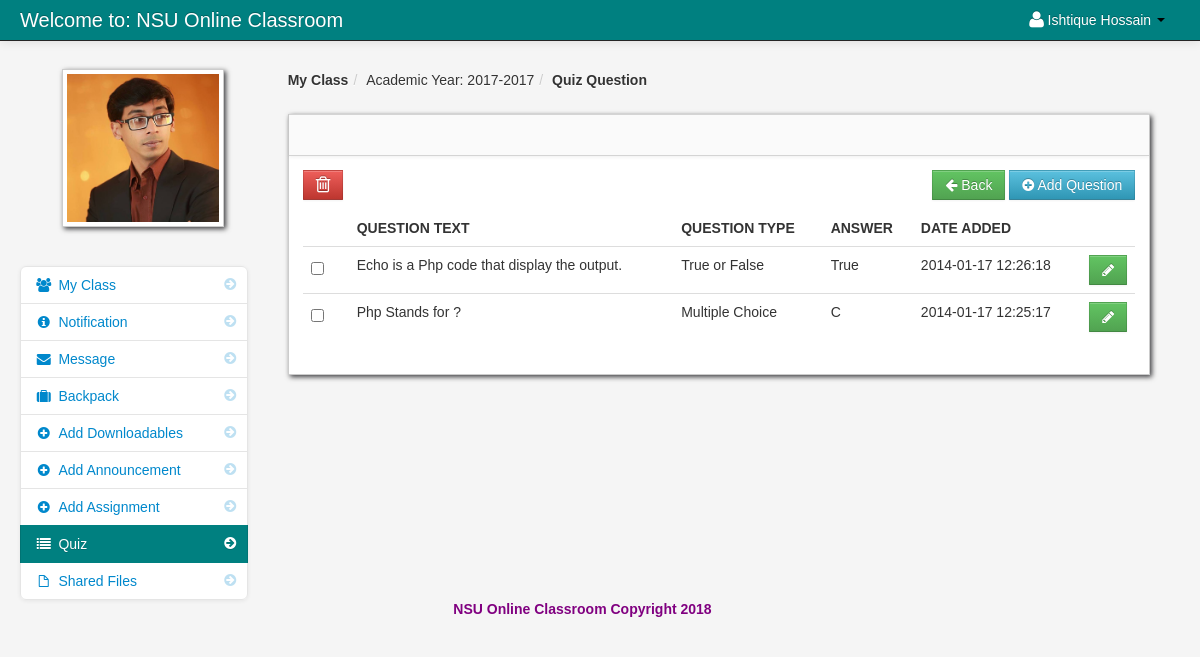
The page /quiz_question.php?id=3 (signed in) on the database its author committed.
### tables this page shows
CREATE TABLE `teacher` (
  `teacher_id` int(11) NOT NULL,
  `username` varchar(100) NOT NULL,
  `password` varchar(200) NOT NULL,
  `firstname` varchar(100) NOT NULL,
  `lastname` varchar(100) NOT NULL,
  `department_id` int(11) NOT NULL,
  `location` varchar(200) NOT NULL,
  `about` varchar(500) NOT NULL,
  `teacher_status` varchar(20) NOT NULL,
  `teacher_stat` varchar(100) NOT NULL
);

CREATE TABLE `school_year` (
  `school_year_id` int(11) NOT NULL,
  `school_year` varchar(100) NOT NULL
);

CREATE TABLE `quiz_question` (
  `quiz_question_id` int(11) NOT NULL,
  `quiz_id` int(11) NOT NULL,
  `question_text` varchar(100) NOT NULL,
  `question_type_id` int(11) NOT NULL,
  `points` int(11) NOT NULL,
  `date_added` varchar(100) NOT NULL,
  `answer` varchar(100) NOT NULL
);

CREATE TABLE `question_type` (
  `question_type_id` int(11) NOT NULL,
  `question_type` varchar(150) NOT NULL
);

### session.php (called while the page is built, shortened)
<?php
$session_id=$_SESSION['id'];
?>

### quiz_question.php (the view, shortened to what this page needs)
<?php include('header_dashboard.php'); ?>
<?php include('session.php'); ?>
<?php $get_id = $_GET['id']; ?>
<body>
		<?php include('navbar_teacher.php'); ?>
        <div class="container-fluid">
            <div class="row-fluid">
				<?php include('quiz_sidebar_teacher.php'); ?>
                <div class="span9" id="content">
                     <div class="row-fluid">
									<ul class="breadcrumb">
										<?php
										$school_year_query = mysql_query("select * from school_year order by school_year DESC")or die(mysql_error());
										$school_year_query_row = mysql_fetch_array($school_year_query);
										?>
										<li><a href="#"><b>My Class</b></a><span class="divider">/</span></li>
										<li><a href="#">Academic Year: <?php echo $school_year_query_row['school_year']; ?></a><span class="divider">/</span></li>
										<li><a href="#"><b>Quiz Question</b></a></li>
									</ul>
                        <div id="block_bg" class="block">
                            <div class="navbar navbar-inner block-header">
                            </div>
                            <div class="block-content collapse in">
                                <div class="span12">
									<div class="pull-right">
									<a href="teacher_quiz.php" class="btn btn-success"><i class="icon-arrow-left"></i> Back</a>
									<a href="add_question.php<?php echo '?id='.$get_id; ?>" class="btn btn-info"><i class="icon-plus-sign"></i> Add Question</a>
									</div>
									<form action="delete_quiz_question.php" method="post">
  									<table cellpadding="0" cellspacing="0" border="0" class="table" id="">
									<a data-toggle="modal" href="#backup_delete" id="delete"  class="btn btn-danger" name=""><i class="icon-trash icon-large"></i></a>
										<thead>
										        <tr>
												<th></th>
												<th>Question Text</th>
												<th>Question Type</th>
												<th>Answer</th>
												<th>Date Added</th>
												<th></th>
												</tr>
										</thead>
										<tbody>
                              		<?php
										$query = mysql_query("select * FROM quiz_question
										LEFT JOIN question_type on quiz_question.question_type_id = question_type.question_type_id
										where quiz_id = '$get_id'  order by date_added DESC ")or die(mysql_error());
										while($row = mysql_fetch_array($query)){
										$id  = $row['quiz_question_id'];
									?>
										<tr id="del<?php echo $id; ?>">
										<td width="30">
											<input id="optionsCheckbox" class="" name="selector[]" type="checkbox" value="<?php echo $id; ?>">
										</td>
												<td><?php echo $row['question_text']; ?></td>
												<td><?php  echo $row['question_type']; ?></td>
												<td><?php  echo $row['answer']; ?></td>
												<td><?php echo $row['date_added']; ?></td>
												<td width="30"><a href="edit_question.php<?php echo '?id='.$get_id; ?>&<?php echo 'quiz_question_id='.$id; ?>" class="btn btn-success"><i class="icon-pencil"></i></a></td>
										</tr>
									<?php } ?>
										</tbody>
									</table>
									</form>
                                </div>
                            </div>
                        </div>
                    </div>
                </div>
            </div>
		<?php include('footer.php'); ?>
        </div>
		<?php include('script.php'); ?>
    </body>
</html>

### navbar_teacher.php (shortened to what this page needs)
	<div class="navbar navbar-fixed-top navbar-inverse">
           <div class="navbar-inner">
               <div class="container-fluid">
                   <a class="brand" href="#">Welcome to: NSU Online Classroom</a>
							<div class="nav-collapse collapse">
								<ul class="nav pull-right">
												<?php $query= mysql_query("select * from teacher where teacher_id = '$session_id'")or die(mysql_error());
														$row = mysql_fetch_array($query);
												?>
												<li class="dropdown">
													<a href="#" role="button" class="dropdown-toggle" data-toggle="dropdown"> <i class="icon-user icon-large"></i><?php echo $row['firstname']." ".$row['lastname'];  ?> <i class="caret"></i></a>
												</li>
								</ul>
							</div>
               </div>
           </div>
</div>

### quiz_sidebar_teacher.php (shortened to what this page needs)
<div class="span3" id="sidebar">
	<img id="avatar" class="img-polaroid" src="admin/<?php echo $row['location']; ?>">
	<ul class="nav nav-list bs-docs-sidenav nav-collapse collapse">
		<li class=""><a href="dasboard_teacher.php"><i class="icon-chevron-right"></i><i class="icon-group"></i>&nbsp;My Class</a></li>
		<li class=""><a href="notification_teacher.php"><i class="icon-chevron-right"></i><i class="icon-info-sign"></i>&nbsp;Notification
		</a></li>
		<li class=""><a href="teacher_message.php"><i class="icon-chevron-right"></i><i class="icon-envelope-alt"></i>&nbsp;Message</a></li>
		<li class=""><a href="teacher_backack.php"><i class="icon-chevron-right"></i><i class="icon-suitcase"></i>&nbsp;Backpack</a></li>
		<li class=""><a href="add_downloadable.php"><i class="icon-chevron-right"></i><i class="icon-plus-sign"></i>&nbsp;Add Downloadables</a></li>
		<li class=""><a href="add_announcement.php"><i class="icon-chevron-right"></i><i class="icon-plus-sign"></i>&nbsp;Add Announcement</a></li>
		<li class=""><a href="add_assignment.php"><i class="icon-chevron-right"></i><i class="icon-plus-sign"></i>&nbsp;Add Assignment</a></li>
		<li class="active"><a href="teacher_quiz.php"><i class="icon-chevron-right"></i><i class="icon-list"></i>&nbsp;Quiz</a></li>
		<li class=""><a href="teacher_share.php"><i class="icon-chevron-right"></i><i class="icon-file"></i>&nbsp;Shared Files</a></li>
		</ul>
</div>

### admin/assets/styles.css (style rules this page uses)
body { padding-top: 60px; padding-bottom: 40px; background-color: #f5f5f5; }
#content { margin-left:0px; }
.breadcrumb { margin: 0 0 0px; padding: 10px 0px; background-color: transparent; }
.block { background: url("../images/pixel-60fff.png") repeat scroll 0 0 rgba(0, 0, 0, 0) !important; border: 1px solid #ccc; background: white; margin: 1em 0em; border-top: none; -webkit-box-shadow: 2px 2px 5px rgba(0, 0, 6, 0.75); -moz-box-shadow: 2px 2px 5px rgba(0, 0, 6, 0.75); box-shadow: 2px 2px 5px rgba(0, 0, 6, 0.75); }
.block-content { margin: 1em; min-height: .25em; }
.block-header { margin-bottom: 0px; border-right: none; border-left: none; -webkit-border-radius: 0px; -moz-border-radius: 0px; border-radius: 0px; }
.bs-docs-sidenav { max-width: 228px; margin: 30px 0 0; padding: 0; background-color: #fff; -webkit-border-radius: 6px; -moz-border-radius: 6px; border-radius: 6px; -webkit-box-shadow: 0 1px 4px rgba(0,0,0,.065); -moz-box-shadow: 0 1px 4px rgba(0,0,0,.065); box-shadow: 0 1px 4px rgba(0,0,0,.065); }
.bs-docs-sidenav > li > a { display: block; width: 190px \9; margin: 0 0 -1px; padding: 8px 14px; border: 1px solid #e5e5e5; }
.bs-docs-sidenav > li:first-child > a { -webkit-border-radius: 6px 6px 0 0; -moz-border-radius: 6px 6px 0 0; border-radius: 6px 6px 0 0; }
.bs-docs-sidenav > li:last-child > a { -webkit-border-radius: 0 0 6px 6px; -moz-border-radius: 0 0 6px 6px; border-radius: 0 0 6px 6px; }
.bs-docs-sidenav > .active > a { position: relative; z-index: 2; padding: 9px 15px; border: 0; text-shadow: 0 1px 0 rgba(0,0,0,.15); -webkit-box-shadow: inset 1px 0 0 rgba(0,0,0,.1), inset -1px 0 0 rgba(0,0,0,.1); -moz-box-shadow: inset 1px 0 0 rgba(0,0,0,.1), inset -1px 0 0 rgba(0,0,0,.1); box-shadow: inset 1px 0 0 rgba(0,0,0,.1), inset -1px 0 0 rgba(0,0,0,.1); }
.bs-docs-sidenav .icon-chevron-right { float: right; margin-top: 2px; margin-right: -6px; opacity: .25; }
.bs-docs-sidenav .active .icon-chevron-right, .bs-docs-sidenav .active a:hover .icon-chevron-right { opacity: 1; }

### rows shown on the page
teacher: firstname "Ishtique", lastname "Hossain", location (picture)
school_year: school_year "2017-2017"
quiz_question: question_text "Echo is a Php code that display the output.", question_type.question_type "True or False", answer "True", date_added "2014-01-17 12:26:18"
quiz_question: question_text "Php Stands for ?", question_type.question_type "Multiple Choice", answer "C", date_added "2014-01-17 12:25:17"
